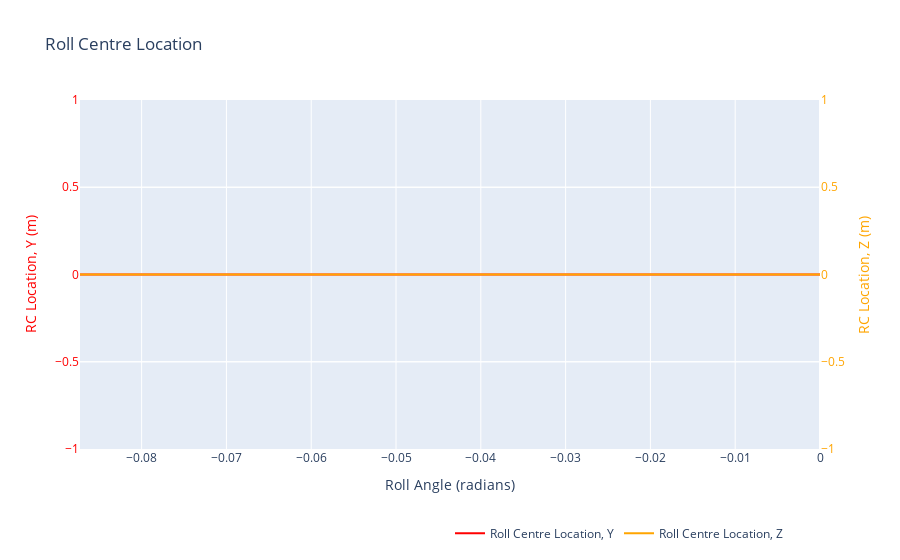

Notebook code for this chart:
### Code cell
fig = go.Figure()

fig.add_trace(
    go.Scatter(
        x=results_df["roll_angle"],
        y=results_df["rc_y"],
        mode='lines',
        marker=dict(color='red'),
        name='Roll Centre Location, Y',
        yaxis='y'  # Explicitly associate this trace with the primary y-axis
    )
)

# Add the second trace for "rc_z" on the secondary y-axis
fig.add_trace(
    go.Scatter(
        x=results_df["roll_angle"],
        y=results_df["rc_z"],
        mode='lines',
        marker=dict(color='orange'),
        name='Roll Centre Location, Z',
        yaxis='y2'  # Explicitly associate this trace with the secondary y-axis
    )
)

# Update layout to add a secondary y-axis
fig.update_layout(
    title='Roll Centre Location',
    xaxis=dict(title='Roll Angle (radians)'),
    yaxis=dict(
        title='RC Location, Y (m)',
        titlefont=dict(color='red'),
        tickfont=dict(color='red')
    ),
    yaxis2=dict(
        title='RC Location, Z (m)',
        titlefont=dict(color='orange'),
        tickfont=dict(color='orange'),
        anchor='x',
        overlaying='y',
        side='right'  # Place the secondary y-axis on the right side
    ),
    legend=dict(x=0.5, y=-0.2, orientation='h')  # Adjust legend position if needed
)

# Show the figure
fig.show()

### Figure 1 — Plotly figure (JSON) as saved in the notebook; plotly's stock layout.template omitted (floating-point values rounded to 4 significant figures)
{"data": [{"marker": {"color": "red"}, "mode": "lines", "name": "Roll Centre Location, Y", "type": "scatter", "x": [0, -0.08727], "y": [0, 0], "yaxis": "y"}, {"marker": {"color": "orange"}, "mode": "lines", "name": "Roll Centre Location, Z", "type": "scatter", "x": [0, -0.08727], "y": [0, 0], "yaxis": "y2"}], "layout": {"legend": {"orientation": "h", "x": 0.5, "y": -0.2}, "title": {"text": "Roll Centre Location"}, "xaxis": {"title": {"text": "Roll Angle (radians)"}}, "yaxis": {"tickfont": {"color": "red"}, "title": {"font": {"color": "red"}, "text": "RC Location, Y (m)"}}, "yaxis2": {"anchor": "x", "overlaying": "y", "side": "right", "tickfont": {"color": "orange"}, "title": {"font": {"color": "orange"}, "text": "RC Location, Z (m)"}}}}
